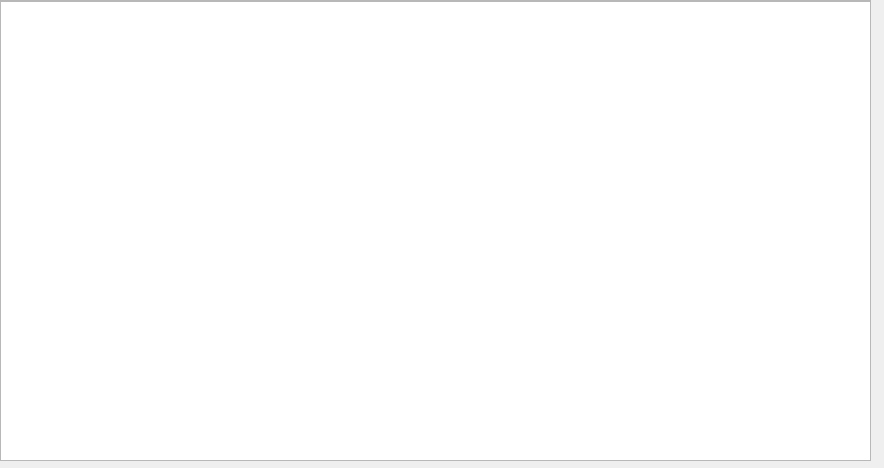
<?xml version="1.0" encoding="UTF-8"?>
<ui version="4.0">
 <class>Form</class>
 <widget class="QWidget" name="Form">
  <property name="geometry">
   <rect>
    <x>0</x>
    <y>0</y>
    <width>884</width>
    <height>468</height>
   </rect>
  </property>
  <property name="windowTitle">
   <string>日志</string>
  </property>
  <widget class="QScrollArea" name="scrollArea">
   <property name="geometry">
    <rect>
     <x>0</x>
     <y>0</y>
     <width>871</width>
     <height>461</height>
    </rect>
   </property>
   <property name="widgetResizable">
    <bool>true</bool>
   </property>
   <widget class="QWidget" name="scrollAreaWidgetContents">
    <property name="geometry">
     <rect>
      <x>0</x>
      <y>0</y>
      <width>869</width>
      <height>459</height>
     </rect>
    </property>
    <widget class="QTextBrowser" name="textBrowser">
     <property name="geometry">
      <rect>
       <x>-10</x>
       <y>0</y>
       <width>881</width>
       <height>461</height>
      </rect>
     </property>
    </widget>
   </widget>
  </widget>
 </widget>
 <resources/>
 <connections/>
</ui>
